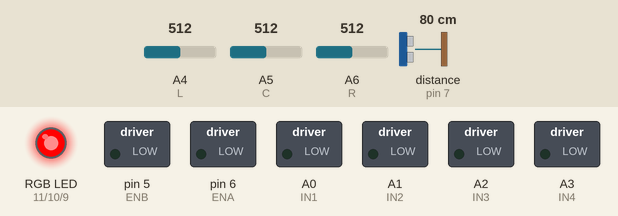
Simulated run of this sketch. Board: Arduino Nano, built with avr-gcc and run on an emulated ATmega328P. Shown: switched loads named in the sketch (green lamp = pin HIGH), an RGB LED mixed from three pins (HIGH = lit). Wiring (inferred from the names in the program): ultrasonic range finder: trigger pin 8; echo pin 7. The inputs (shaded band) are chosen by the test bench; at power-on: A4 (L) = 512, A5 (C) = 512, A6 (R) = 512, distance to the obstacle (sensor on pin 7) 80 cm. The echo pulse lasts 58.3 µs per cm; pins used as bus, display or sensor lines are not drawn.

Above: at 0.1 s.
Timing chart, 0 to 1.6 s (numbered marks = the images above):
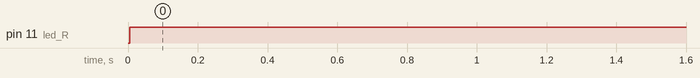

Measured:
- by itself, pin 11 (led_R): LOW → HIGH at 0.01 s

The sketch:

FollowTheLineRobot.ino
```cpp
//led rgb
int led_R = 11;
int led_G = 10;
int led_B = 9;

//senzori linie
int L = A4;
int R = A6;
int C = A5;

//ultrasonic
const int trig = 8;
const int echo = 7;

//L298N
int ENA = 6;
int IN1 = A0;
int IN2 = A1;
int ENB = 5;
int IN3 = A2;
int IN4 = A3;

void setup() {
  //declarare pini led
  pinMode(led_R,OUTPUT);
  pinMode(led_G,OUTPUT);
  pinMode(led_B,OUTPUT);

  //declarare pini senzor ultrasonic
  pinMode(trig,OUTPUT);
  pinMode(echo,INPUT);

  //declarare pini senzori linie
  pinMode(L,INPUT);
  pinMode(R,INPUT);
  pinMode(C,INPUT);

  //declarare pini L298N
  pinMode(ENA,OUTPUT);
  pinMode(IN1,OUTPUT);
  pinMode(IN2,OUTPUT);
  pinMode(ENB,OUTPUT);
  pinMode(IN3,OUTPUT);
  pinMode(IN4,OUTPUT);
}

void loop() {

  //extragem datele din senzorii de linie
  int SL = analogRead(L);
  int SR = analogRead(R);
  int SC = analogRead(C);

  //initializam ultrasonicul
  long duration, distance;
  digitalWrite(trig, LOW);
  delayMicroseconds(2);
  digitalWrite(trig, HIGH);
  delayMicroseconds(10);
  digitalWrite(trig, LOW);
  duration = pulseIn(echo, HIGH);
  distance = duration * 0.034 / 2;  // Calcularea distanței

  if((SL == HIGH && SR == HIGH) && !(distance >= 20 && distance < 50)) {
      inainte();
      analogWrite(led_R, 0);
      analogWrite(led_B, 0);
      analogWrite(led_G, 255);

  } else {
      stop();
      analogWrite(led_G, 0);
      analogWrite(led_R, 255);
      analogWrite(led_B, 0);
    }


}
void inainte() {

  digitalWrite(IN1, LOW);
  digitalWrite(IN2, HIGH);
  digitalWrite(IN3, HIGH);
  digitalWrite(IN4, LOW);
  analogWrite (ENA, 500);
  analogWrite (ENB, 500);
}
void stop() {
  analogWrite(ENA, 0);
  analogWrite(ENB, 0);
}
```
